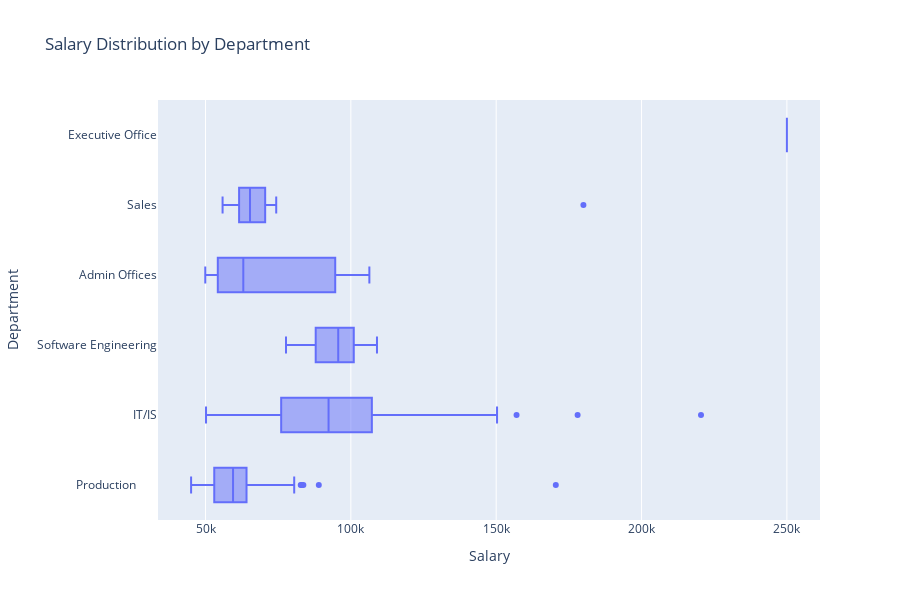

The notebook cell this image was saved under:
### Markdown cell above
---

### 🎯 Example 5: Salary distribution by department

▶️ Draw horizontal box plots of `Salary` by `Department`.

### Code cell
# YOUR CODE BEGINS
fig = px.box(
    df_hr,
    x="Salary",
    y="Department",
    title="Salary Distribution by Department",
    height=600,
)
fig.show()
# YOUR CODE ENDS

### Figure 1 — Plotly figure (JSON) as saved in the notebook; plotly's stock layout.template omitted (floating-point values rounded to 4 significant figures; data arrays with more than 128 entries replaced by an {"elided": "..."} marker saying what was removed)
{"data": [{"alignmentgroup": "True", "hovertemplate": "Salary=%{x}<br>Department=%{y}<extra></extra>", "legendgroup": "", "marker": {"color": "#636efa"}, "name": "", "notched": false, "offsetgroup": "", "orientation": "h", "showlegend": false, "type": "box", "x": {"elided": "311 int values"}, "x0": " ", "xaxis": "x", "y": {"elided": "311 str values"}, "y0": " ", "yaxis": "y"}], "layout": {"boxmode": "group", "height": 600, "legend": {"tracegroupgap": 0}, "title": {"text": "Salary Distribution by Department"}, "xaxis": {"anchor": "y", "domain": [0, 1], "title": {"text": "Salary"}}, "yaxis": {"anchor": "x", "domain": [0, 1], "title": {"text": "Department"}}}}
